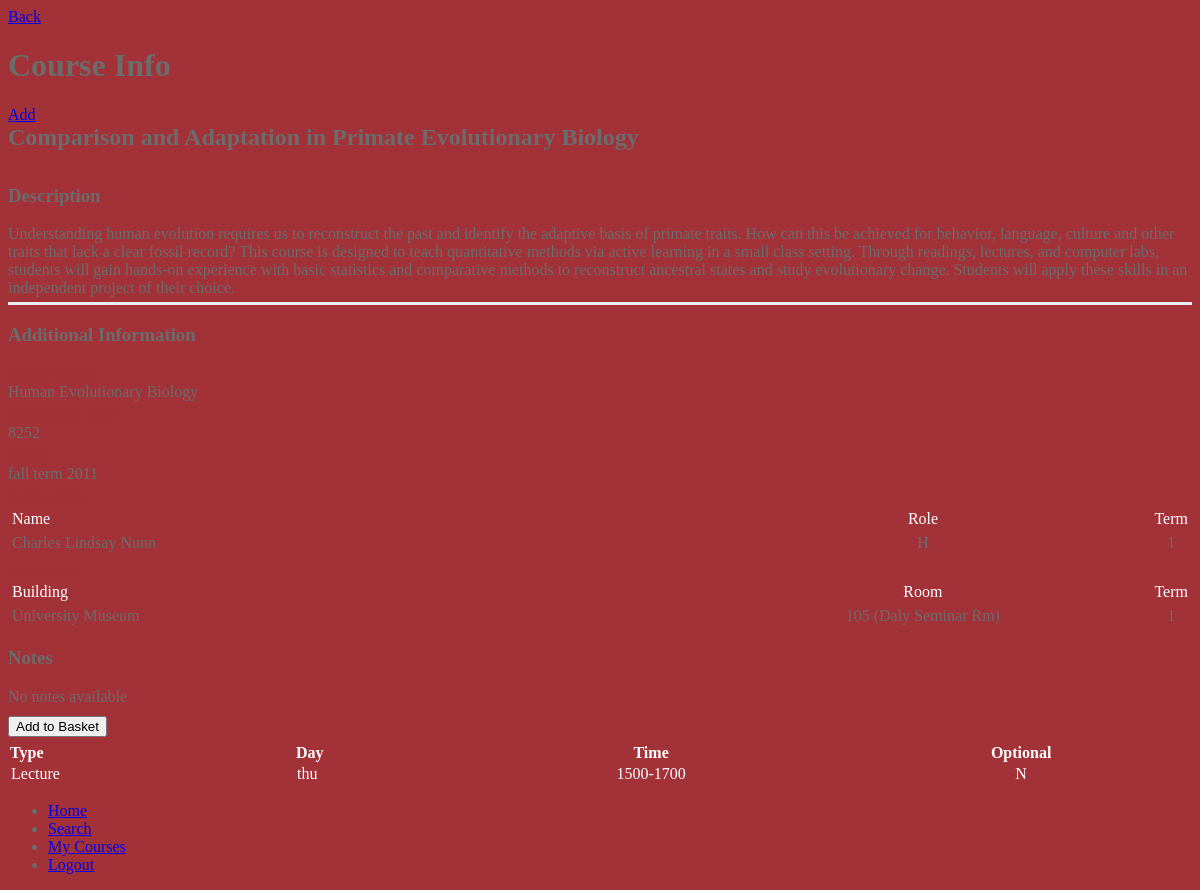
The page /index.php/courses/course/2715 (signed in) on the database its author committed.
### tables this page shows
CREATE TABLE IF NOT EXISTS `Courses` (
  `course_unique` int(10) unsigned NOT NULL AUTO_INCREMENT,
  `course_number` int(8) unsigned NOT NULL,
  `title` varchar(255) NOT NULL,
  `instr_apr_req` varchar(1) NOT NULL,
  `year` int(4) NOT NULL,
  `cat_num` int(8) unsigned NOT NULL,
  `offered` varchar(1) NOT NULL,
  `type` varchar(255) DEFAULT NULL,
  `level` varchar(255) DEFAULT NULL,
  `course_group` varchar(255) DEFAULT NULL,
  `enrollment_limit` int(8) unsigned DEFAULT NULL,
  `meeting_text` text,
  `faculty_text` text,
  `description` text,
  `prerequisites` varchar(255) DEFAULT NULL,
  `notes` text,
  PRIMARY KEY (`course_unique`)
);

CREATE TABLE IF NOT EXISTS `Department` (
  `dept_number` int(10) unsigned NOT NULL AUTO_INCREMENT,
  `short_name` varchar(255) NOT NULL,
  `long_name` varchar(255) NOT NULL,
  `dept_code` varchar(8) NOT NULL,
  PRIMARY KEY (`dept_number`),
  UNIQUE KEY `dept_code` (`dept_code`)
);

CREATE TABLE IF NOT EXISTS `Schedule` (
  `schedule_number` int(10) unsigned NOT NULL AUTO_INCREMENT,
  `course_unique` int(10) unsigned NOT NULL,
  `term_number` int(10) unsigned NOT NULL,
  `optional` varchar(1) NOT NULL,
  `type` varchar(64) NOT NULL,
  `day` int(11) unsigned NOT NULL,
  `begin_time` int(11) unsigned NOT NULL,
  `end_time` int(11) unsigned NOT NULL,
  PRIMARY KEY (`schedule_number`)
);

CREATE TABLE IF NOT EXISTS `Term` (
  `term_number` int(11) unsigned NOT NULL,
  `name` varchar(255) NOT NULL,
  PRIMARY KEY (`term_number`),
  UNIQUE KEY `name` (`name`)
);

CREATE TABLE IF NOT EXISTS `Faculty` (
  `facl_number` int(10) unsigned NOT NULL AUTO_INCREMENT,
  `id` varchar(64) NOT NULL,
  `prefix` varchar(64) NOT NULL,
  `first_name` varchar(64) NOT NULL,
  `middle_name` varchar(64) NOT NULL,
  `last_name` varchar(64) NOT NULL,
  `suffix` varchar(64) NOT NULL,
  PRIMARY KEY (`facl_number`),
  UNIQUE KEY `id` (`id`)
);

CREATE TABLE IF NOT EXISTS `Course_Faculty` (
  `course_facl_number` int(10) unsigned NOT NULL AUTO_INCREMENT,
  `course_unique` int(10) unsigned NOT NULL,
  `facl_number` int(10) unsigned NOT NULL,
  `term_number` int(10) unsigned NOT NULL,
  `role` varchar(4) NOT NULL,
  PRIMARY KEY (`course_facl_number`),
  KEY `facl_number` (`facl_number`),
  KEY `term_number` (`term_number`),
  KEY `course_number` (`course_unique`)
);

CREATE TABLE IF NOT EXISTS `Location` (
  `loc_number` int(10) unsigned NOT NULL AUTO_INCREMENT,
  `course_unique` int(10) unsigned NOT NULL,
  `term_number` int(10) unsigned NOT NULL,
  `building` varchar(64) NOT NULL,
  `room` varchar(64) NOT NULL,
  PRIMARY KEY (`loc_number`),
  KEY `course_number` (`course_unique`)
);

CREATE TABLE IF NOT EXISTS `Day` (
  `day_number` int(10) unsigned NOT NULL,
  `short_name` varchar(3) NOT NULL,
  `long_name` varchar(9) NOT NULL,
  PRIMARY KEY (`day_number`)
);

### application/controllers/courses.php (called while the page is built, shortened)
<?php
class Courses extends CI_Controller {
	public function __construct()
	{
		$this->load->model('courses_model');
		$this->load->helper('url');
		$this->load->helper('login');
		$this->load->helper('courses');
		$this->load->model('users_model');
	}
	public function course($id = FALSE)
	{
	    $uid = $this->input->cookie('uid');
		$data['courses'] = $this->courses_model->get_course($id);
		$data['faculty'] = $this->courses_model->get_course_facl($id);
		$data['schedule'] = $this->courses_model->get_course_schedule($id);
	    $data['locations'] = $this->courses_model->get_course_location($id);
	    $data['enrolled'] = $this->users_model->check_enrolled($uid,$id);
		$this->users_model->add_to_last_ten($uid, $id);
		$this->load->view('templates/header');
		$this->load->view('pages/individual_view', $data);
		$this->load->view('templates/footer');
	}
}

### html/index.php (called while the page is built, shortened)
<?php
require_once BASEPATH.'core/CodeIgniter.php';

### application/models/courses_model.php (called while the page is built, shortened)
<?php
class Courses_model extends CI_Model {
    public function get_course($id)
    {
        $this->db->select('*');
        $this->db->from('Courses');
        $this->db->join('Course_Department','Courses.course_unique = Course_Department.course_unique');
        $this->db->join('Department','Course_Department.dept_number = Department.dept_number');
        $this->db->where('Courses.course_unique', $id);
		$query = $this->db->get();
		return $query->result_array();
    }
    public function get_course_facl($id)
    {
        $this->db->select('*');
        $this->db->from('Faculty');
        $this->db->join('Course_Faculty','Faculty.facl_number = Course_Faculty.facl_number', 'left');
        $this->db->where('Course_Faculty.course_unique', $id);
		$query = $this->db->get();
		return $query->result_array();
    }
    public function get_course_schedule($id)
    {
        $this->db->select('*');
        $this->db->from('Schedule');
        $this->db->join('Term','Schedule.term_number = Term.term_number', 'left');
        $this->db->join('Day','Schedule.day = Day.day_number');
        $this->db->where('Schedule.course_unique', $id);
		$query = $this->db->get();
		return $query->result_array();
    }
    public function get_course_location($id)
    {
        $this->db->select('*');
        $this->db->from('Location');
        $this->db->where('course_unique', $id);
		$query = $this->db->get();
		return $query->result_array();
    }
}
?>

### application/views/pages/individual_view.php (the view, shortened to what this page needs)
<?php
reset($courses);
$course = current($courses);
reset($schedule);
$sched = current($schedule);
?>
<div data-role="page" class="individual" data-theme="a" >
	<div data-role="header" data-position="inline">
	    <a href="javascript:history.back()" data-role="button"  data-icon="arrow-l" data-iconpos="notext">Back</a>
	    <h1>Course Info</h1>
	    <?php if ($enrolled === "yes"): ?>
	    	     <a  href="<?php echo site_url(array('users','remove_course',$course['course_unique'])) ?>" data-icon="minus" class="ui-btn-right">DEL</a>
	    <?php else: ?>
	             <a  href="<?php echo site_url(array('users','add_course',$course['course_unique'])) ?>" data-icon="plus" class="ui-btn-right">Add</a>
	    <?php endif ?>
	</div>
    <div data-role="content">
        <h2><?php echo $course['title'];?></h2>
        <div data-role="collapsible" data-inset="false">
            <h3>Description</h3>
            <?php if (empty($course['description'])): ?>
                <p>No description available</p>
            <?php else: ?>
            <p id="description" ><?php echo $course['description'];?></p>
            <?php endif?>
        </div>
        <div data-role="collapsible" class="addInfo" data-inset="false">
            <h3>Additional Information</h3>
            <p>
                <span class="bold red block">Department: </span> <?php echo ( empty($course['short_name']) ? 'No info' :  $course['short_name'] ); ?>
            </p>
            <p>
                <span class="bold red block">Catalog number:</span> <?php echo ( empty($course['cat_num']) ? 'No info' :  $course['cat_num'] ); ?>
            </p>
            <p>
                <span class="bold red block">When:</span> <?php echo  $sched['name'] .' '. $course['year'] ;?>
            </p>
                <span class="bold red block">Instructors:</span>
                <?php $currentFacl = current($faculty); ?>
                <?php if ($currentFacl['middle_name'] == 'faculty'): ?>
                    <p>No faculty information available</p>
                <?php else: ?>
                <table>
                    <tr>
                        <td  class="title">Name</td>
                        <td  class="title center quarter">Role</td>
                        <td  class="title center quarter">Term</td>
                    </tr>
                    <?php foreach($faculty as $facl): ?>
                    <tr>
                        <td><?php echo $facl['prefix'] .' '. $facl['first_name'] .' '. $facl['middle_name'] .' '. $facl['last_name'] .' '. $facl['suffix']; ?></td>
                        <td class="center quarter"><?php echo $facl['role'];?></td>
                        <td class="center quarter"><?php echo $facl['term_number'];?></td>
                    </tr>
                    <?php endforeach ?>
                </table>
                <?php endif ?>
                <span class="bold red block">Locations:</span>
                <?php if (empty($locations)): ?>
                    <p>No location information available</p>
                <?php else: ?>
                    <table>
                        <tr>
                            <td  class="title">Building</td>
                            <td  class="title center quarter">Room</td>
                            <td  class="title center quarter">Term</td>
                        </tr>
                        <?php foreach($locations as $location): ?>
                        <tr>
                            <td><?php echo $location['building']; ?></td>
                            <td class="center quarter"><?php echo $location['room']; ?></td>
                            <td class="center quarter"><?php echo $location['term_number']; ?></td>
                        </tr>
                        <?php endforeach ?>
                    </table>
                <?php endif ?>
        </div>
        <div data-role="collapsible" data-inset="false">
            <h3>Notes</h3>
            <?php if (empty($course['notes'])): ?>
                    <p>No notes available</p>
                <?php else: ?>
            <p><?php echo $course['notes'];?></p>
            <?php endif ?>
        </div>
        <input type="submit" value="Add to Basket" >
    </div>
    <div id="redArea" >
        <div id="content" data-role="content">
            <?php if (empty($schedule)): ?>
                <p class="white">No schedule information available</p>
            <?php else: ?>
                <table>
                    <tr>
                        <th>Type</th>
                        <th>Day</th>
                        <th class="center">Time</th>
                        <th class="center">Optional</th>
                    </tr>
                    <?php foreach($schedule as $schedul): ?>
                        <tr>
                            <td>Lecture</td>
                            <td><?php echo $schedul['short_name']?></td>
                            <td class="center">
                               <?php echo $schedul['begin_time']?>-<?php echo $schedul['end_time']?>
                            </td>
                            <td class="center"><?php echo $schedul['optional']?></td>
                        </tr>
                    <?php endforeach ?>
                </table>
            <?php endif ?>
        </div>
    </div>
    <div data-role="footer" data-position="fixed">
	    <div data-role="navbar">
		    <ul>
			    <li><a href="<?php echo site_url('home')?>"  data-icon="home">Home</a></li>
			    <li><a href="<?php echo site_url('courses/advanced_search')?>"  data-icon="search">Search</a></li>
			    <li><a href="<?php echo site_url('users/my_courses')?>"  data-icon="info">My Courses</a></li>
			    <li><a href="<?php echo site_url('users/logout')?>"  data-icon="minus">Logout</a></li>
		    </ul>
	    </div>
    </div>
</div>

### html/css/main.css (style rules this page uses)
body { color: #6c6c6c; background-color:#a23138; }
.individual h2 { margin:0; padding:0px 0px 15px 0px; }
.individual p { margin:5px 0 0px 0; padding:px; }
.individual #redArea table { border-color:#ecedee; color:#fff; text-align:left; width:100%; }
.individual #redArea td { margin:0; }
.individual #redArea th { background-color:; color:#fff; font-weight:bold; margin:0; padding:5px 0px 0px 0px; text-align:left; }
.individual #description { border-bottom:3px solid #ecedee; padding-bottom:5px; }
.individual #redArea { background-color:#a23138; width:100%; }
.individual #redArea #content { background-color:#a23138; }
.individual .addInfo table { margin:0px 0px 0px 0px; padding:0; border-spacing:0; border:1px solid #a23138; width:100%; }
.individual .addInfo table td { border:1px solid #a23138 ; padding:2px; width:60%; }
.center { text-align:center; }
.addInfo table .title { color:#fff; background:#a23138; }
.individual #redArea table .center { text-align:center; }
.individual .bold { font-weight:bold; }
.individual .red { color:#a23138; }
.individual .block { display:block; }
.individual input { margin-top:10px; }

### rows shown on the page
courses: title "Comparison and Adaptation in Primate Evolutionary Biology", description "Understanding human evolution requires us to reconstruct the past and identify the adaptive basis of primate traits. How can this be achieved for behavior, language, culture and other traits that lack a clear fossil record? This course is designed to teach quantitative methods via active learning in a small class setting. Through readings, lectures, and computer labs, students will gain hands-on experience with basic statistics and comparative methods to reconstruct ancestral states and study evolutionary change. Students will apply these skills in an independent project of their choice.", department.short_name "Human Evolutionary Biology", cat_num "8252", year "2011"
schedule: term.name "fall term", day.short_name "thu", begin_time "1500", end_time "1700", optional "N"
faculty: first_name "Charles", middle_name "Lindsay", last_name "Nunn", course_faculty.role "H", course_faculty.term_number "1"
location: building "University Museum", room "105 (Daly Seminar Rm)", term_number "1"
